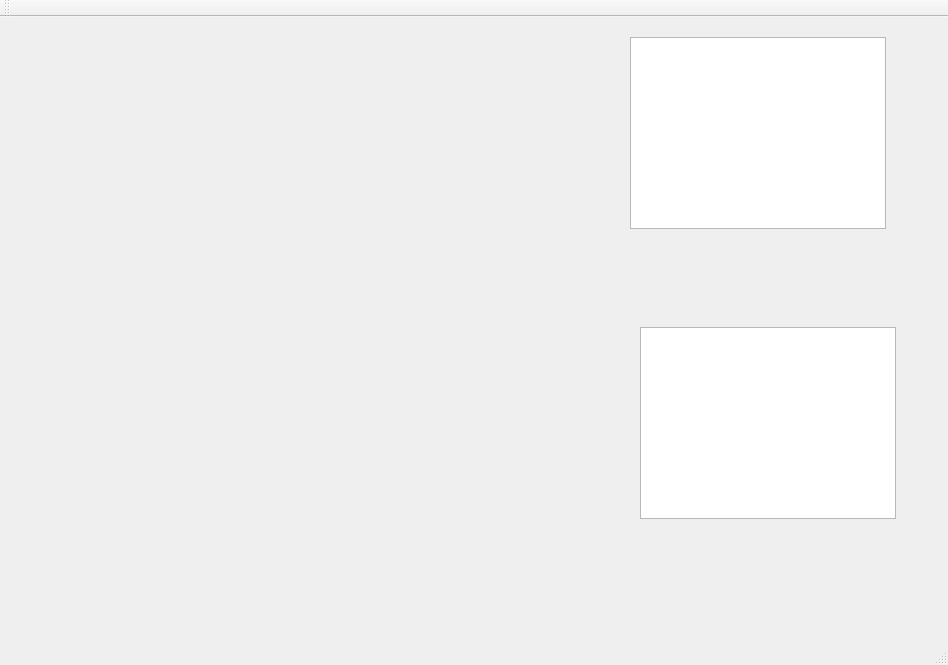
<?xml version="1.0" encoding="UTF-8"?>
<ui version="4.0">
 <class>MainWindow</class>
 <widget class="QMainWindow" name="MainWindow">
  <property name="geometry">
   <rect>
    <x>0</x>
    <y>0</y>
    <width>948</width>
    <height>665</height>
   </rect>
  </property>
  <property name="windowTitle">
   <string>MainWindow</string>
  </property>
  <widget class="QWidget" name="centralWidget">
   <widget class="QLabel" name="label">
    <property name="geometry">
     <rect>
      <x>10</x>
      <y>10</y>
      <width>571</width>
      <height>571</height>
     </rect>
    </property>
    <property name="text">
     <string/>
    </property>
    <property name="pixmap">
     <pixmap>trailerpark.jpg</pixmap>
    </property>
   </widget>
   <widget class="QTextBrowser" name="textBrowser">
    <property name="geometry">
     <rect>
      <x>630</x>
      <y>20</y>
      <width>256</width>
      <height>192</height>
     </rect>
    </property>
    <property name="readOnly">
     <bool>true</bool>
    </property>
    <property name="html">
     <string>&lt;!DOCTYPE HTML PUBLIC &quot;-//W3C//DTD HTML 4.0//EN&quot; &quot;http://www.w3.org/TR/REC-html40/strict.dtd&quot;&gt;
&lt;html&gt;&lt;head&gt;&lt;meta name=&quot;qrichtext&quot; content=&quot;1&quot; /&gt;&lt;style type=&quot;text/css&quot;&gt;
p, li { white-space: pre-wrap; }
&lt;/style&gt;&lt;/head&gt;&lt;body style=&quot; font-family:'MS Shell Dlg 2'; font-size:8.25pt; font-weight:400; font-style:normal;&quot;&gt;
&lt;p style=&quot;-qt-paragraph-type:empty; margin-top:0px; margin-bottom:0px; margin-left:0px; margin-right:0px; -qt-block-indent:0; text-indent:0px;&quot;&gt;&lt;br /&gt;&lt;/p&gt;&lt;/body&gt;&lt;/html&gt;</string>
    </property>
   </widget>
   <widget class="QGraphicsView" name="graphicsView">
    <property name="geometry">
     <rect>
      <x>640</x>
      <y>310</y>
      <width>256</width>
      <height>192</height>
     </rect>
    </property>
   </widget>
  </widget>
  <widget class="QMenuBar" name="menuBar">
   <property name="geometry">
    <rect>
     <x>0</x>
     <y>0</y>
     <width>948</width>
     <height>21</height>
    </rect>
   </property>
  </widget>
  <widget class="QToolBar" name="mainToolBar">
   <attribute name="toolBarArea">
    <enum>TopToolBarArea</enum>
   </attribute>
   <attribute name="toolBarBreak">
    <bool>false</bool>
   </attribute>
  </widget>
  <widget class="QStatusBar" name="statusBar"/>
 </widget>
 <layoutdefault spacing="6" margin="11"/>
 <resources/>
 <connections/>
</ui>
